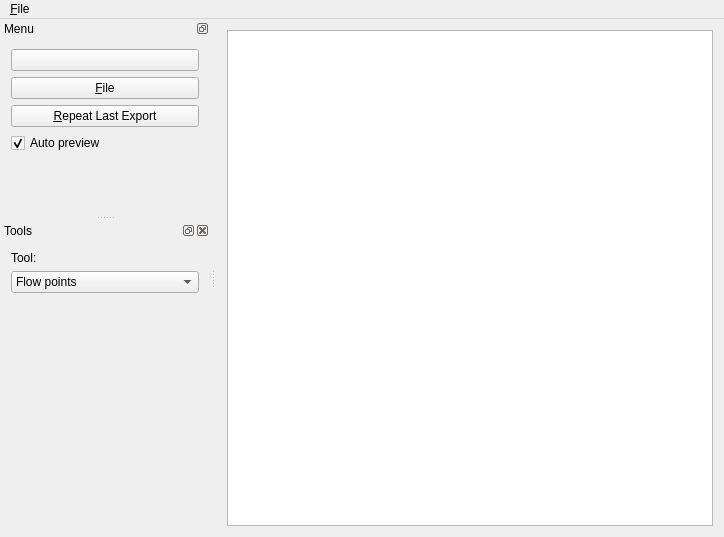
<?xml version="1.0" encoding="UTF-8"?>
<ui version="4.0">
 <class>FEMainWindow</class>
 <widget class="QMainWindow" name="FEMainWindow">
  <property name="geometry">
   <rect>
    <x>0</x>
    <y>0</y>
    <width>724</width>
    <height>537</height>
   </rect>
  </property>
  <property name="windowTitle">
   <string>Flow Editor (C) Stanislaw Adaszewski, 2012, http://algoholic.eu</string>
  </property>
  <widget class="QWidget" name="centralWidget">
   <layout class="QHBoxLayout" name="horizontalLayout" stretch="1">
    <item>
     <widget class="QGraphicsView" name="graphicsView">
      <property name="alignment">
       <set>Qt::AlignLeading|Qt::AlignLeft|Qt::AlignTop</set>
      </property>
     </widget>
    </item>
   </layout>
  </widget>
  <widget class="QMenuBar" name="menuBar">
   <property name="geometry">
    <rect>
     <x>0</x>
     <y>0</y>
     <width>724</width>
     <height>21</height>
    </rect>
   </property>
   <widget class="QMenu" name="menu_File">
    <property name="title">
     <string>&amp;File</string>
    </property>
    <widget class="QMenu" name="menuE_xport_flow_map">
     <property name="title">
      <string>E&amp;xport flow map</string>
     </property>
     <addaction name="action_Export_flow_map_fast"/>
     <addaction name="actionExport_flow_map_AKIMA"/>
     <addaction name="action_Export_flow_map"/>
    </widget>
    <widget class="QMenu" name="menu_New">
     <property name="title">
      <string>&amp;New</string>
     </property>
     <addaction name="action_Project"/>
     <addaction name="action_Flow_field"/>
     <addaction name="separator"/>
     <addaction name="action_Generate_grid"/>
     <addaction name="action_Generate_gradient_grid"/>
    </widget>
    <widget class="QMenu" name="menu_Load">
     <property name="title">
      <string>&amp;Load</string>
     </property>
     <addaction name="action_Load_image"/>
     <addaction name="action_Load_flow_field"/>
    </widget>
    <addaction name="menu_New"/>
    <addaction name="menu_Load"/>
    <addaction name="action_Save_flow_field"/>
    <addaction name="menuE_xport_flow_map"/>
    <addaction name="separator"/>
    <addaction name="action_Quit"/>
   </widget>
   <addaction name="menu_File"/>
  </widget>
  <widget class="QDockWidget" name="dockWidget">
   <property name="features">
    <set>QDockWidget::DockWidgetFloatable|QDockWidget::DockWidgetMovable</set>
   </property>
   <property name="windowTitle">
    <string>Menu</string>
   </property>
   <attribute name="dockWidgetArea">
    <number>1</number>
   </attribute>
   <widget class="QWidget" name="dockWidgetContents">
    <layout class="QVBoxLayout" name="verticalLayout_3">
     <item>
      <widget class="QPushButton" name="previewBtn">
       <property name="text">
        <string/>
       </property>
       <property name="checkable">
        <bool>true</bool>
       </property>
      </widget>
     </item>
     <item>
      <widget class="QPushButton" name="fileBtn">
       <property name="text">
        <string>&amp;File</string>
       </property>
      </widget>
     </item>
     <item>
      <widget class="QPushButton" name="expAndSwitchBtn">
       <property name="text">
        <string>&amp;Repeat Last Export</string>
       </property>
      </widget>
     </item>
     <item>
      <widget class="QCheckBox" name="autoGeneratePreview">
       <property name="text">
        <string>Auto preview</string>
       </property>
       <property name="checked">
        <bool>true</bool>
       </property>
      </widget>
     </item>
     <item>
      <spacer name="verticalSpacer">
       <property name="orientation">
        <enum>Qt::Vertical</enum>
       </property>
       <property name="sizeHint" stdset="0">
        <size>
         <width>20</width>
         <height>40</height>
        </size>
       </property>
      </spacer>
     </item>
    </layout>
   </widget>
  </widget>
  <widget class="QDockWidget" name="tools_dockWidget">
   <property name="windowTitle">
    <string>Tools</string>
   </property>
   <attribute name="dockWidgetArea">
    <number>1</number>
   </attribute>
   <widget class="QWidget" name="dockWidgetContents_2">
    <layout class="QVBoxLayout" name="verticalLayout_4">
     <item>
      <widget class="QLabel" name="label">
       <property name="text">
        <string>Tool:</string>
       </property>
      </widget>
     </item>
     <item>
      <widget class="QComboBox" name="tool_comboBox">
       <item>
        <property name="text">
         <string>Flow points</string>
        </property>
       </item>
       <item>
        <property name="text">
         <string>Gradient points</string>
        </property>
       </item>
       <item>
        <property name="text">
         <string>Flow brush</string>
        </property>
       </item>
       <item>
        <property name="text">
         <string>Gradient adjust</string>
        </property>
       </item>
       <item>
        <property name="text">
         <string>Eraser</string>
        </property>
       </item>
       <item>
        <property name="text">
         <string>Gradient brush</string>
        </property>
       </item>
       <item>
        <property name="text">
         <string>Mark passive</string>
        </property>
       </item>
       <item>
        <property name="text">
         <string>Add Bezier curve</string>
        </property>
       </item>
       <item>
        <property name="text">
         <string>Add Bezier point</string>
        </property>
       </item>
      </widget>
     </item>
     <item>
      <widget class="QStackedWidget" name="toolSettings_widget">
       <property name="sizePolicy">
        <sizepolicy hsizetype="Preferred" vsizetype="Preferred">
         <horstretch>0</horstretch>
         <verstretch>0</verstretch>
        </sizepolicy>
       </property>
       <property name="currentIndex">
        <number>8</number>
       </property>
       <widget class="QWidget" name="flowPoints_page"/>
       <widget class="QWidget" name="gradientPoints_page"/>
       <widget class="QWidget" name="flowBrush_page">
        <layout class="QFormLayout" name="formLayout_2">
         <property name="fieldGrowthPolicy">
          <enum>QFormLayout::AllNonFixedFieldsGrow</enum>
         </property>
         <item row="0" column="0">
          <widget class="QLabel" name="label_6">
           <property name="text">
            <string>Direction:</string>
           </property>
          </widget>
         </item>
         <item row="0" column="1">
          <widget class="QDial" name="flowBrush_dial">
           <property name="maximum">
            <number>359</number>
           </property>
           <property name="value">
            <number>180</number>
           </property>
           <property name="sliderPosition">
            <number>180</number>
           </property>
           <property name="invertedAppearance">
            <bool>true</bool>
           </property>
           <property name="invertedControls">
            <bool>false</bool>
           </property>
           <property name="wrapping">
            <bool>true</bool>
           </property>
           <property name="notchTarget">
            <double>3.700000000000000</double>
           </property>
           <property name="notchesVisible">
            <bool>true</bool>
           </property>
          </widget>
         </item>
         <item row="1" column="0">
          <widget class="QLabel" name="label_9">
           <property name="text">
            <string>Size:</string>
           </property>
          </widget>
         </item>
         <item row="1" column="1">
          <widget class="QSpinBox" name="flowBrush_size">
           <property name="maximum">
            <number>255</number>
           </property>
           <property name="value">
            <number>100</number>
           </property>
          </widget>
         </item>
         <item row="2" column="0">
          <widget class="QLabel" name="label_7">
           <property name="text">
            <string>Magnitude:</string>
           </property>
          </widget>
         </item>
         <item row="2" column="1">
          <widget class="QSpinBox" name="flowBrush_magnitude">
           <property name="maximum">
            <number>100</number>
           </property>
           <property name="value">
            <number>100</number>
           </property>
          </widget>
         </item>
         <item row="3" column="0">
          <widget class="QLabel" name="label_8">
           <property name="text">
            <string>Strength:</string>
           </property>
          </widget>
         </item>
         <item row="3" column="1">
          <widget class="QSpinBox" name="flowBrush_strength">
           <property name="maximum">
            <number>100</number>
           </property>
           <property name="value">
            <number>10</number>
           </property>
          </widget>
         </item>
        </layout>
       </widget>
       <widget class="QWidget" name="gradientCloning_page">
        <layout class="QFormLayout" name="formLayout">
         <property name="fieldGrowthPolicy">
          <enum>QFormLayout::AllNonFixedFieldsGrow</enum>
         </property>
         <item row="0" column="0">
          <widget class="QLabel" name="label_2">
           <property name="text">
            <string>Change:</string>
           </property>
          </widget>
         </item>
         <item row="0" column="1">
          <widget class="QComboBox" name="gradClone_change_comboBox">
           <item>
            <property name="text">
             <string>Absolute</string>
            </property>
           </item>
           <item>
            <property name="text">
             <string>Relative</string>
            </property>
           </item>
          </widget>
         </item>
         <item row="1" column="0">
          <widget class="QLabel" name="label_3">
           <property name="text">
            <string>Red:</string>
           </property>
          </widget>
         </item>
         <item row="1" column="1">
          <widget class="QSpinBox" name="gradClone_red_spinBox">
           <property name="minimum">
            <number>-255</number>
           </property>
           <property name="maximum">
            <number>255</number>
           </property>
          </widget>
         </item>
         <item row="2" column="0">
          <widget class="QLabel" name="label_4">
           <property name="text">
            <string>Green:</string>
           </property>
          </widget>
         </item>
         <item row="2" column="1">
          <widget class="QSpinBox" name="gradClone_green_spinBox">
           <property name="minimum">
            <number>-255</number>
           </property>
           <property name="maximum">
            <number>255</number>
           </property>
          </widget>
         </item>
         <item row="3" column="0">
          <widget class="QLabel" name="label_5">
           <property name="text">
            <string>Blue:</string>
           </property>
          </widget>
         </item>
         <item row="3" column="1">
          <widget class="QSpinBox" name="gradClone_blue_spinBox">
           <property name="minimum">
            <number>-255</number>
           </property>
           <property name="maximum">
            <number>255</number>
           </property>
          </widget>
         </item>
         <item row="4" column="1">
          <widget class="QCheckBox" name="gradientAdjust_clone">
           <property name="text">
            <string>Clone</string>
           </property>
          </widget>
         </item>
        </layout>
       </widget>
       <widget class="QWidget" name="eraser_page">
        <layout class="QFormLayout" name="formLayout_3">
         <property name="fieldGrowthPolicy">
          <enum>QFormLayout::AllNonFixedFieldsGrow</enum>
         </property>
         <item row="0" column="0">
          <widget class="QLabel" name="label_10">
           <property name="text">
            <string>Size:</string>
           </property>
          </widget>
         </item>
         <item row="0" column="1">
          <widget class="QSpinBox" name="eraser_size">
           <property name="maximum">
            <number>255</number>
           </property>
           <property name="value">
            <number>100</number>
           </property>
          </widget>
         </item>
        </layout>
       </widget>
       <widget class="QWidget" name="gradientBrush_page">
        <layout class="QVBoxLayout" name="verticalLayout_2">
         <item>
          <layout class="QHBoxLayout" name="horizontalLayout_3">
           <item>
            <widget class="QLabel" name="label_11">
             <property name="sizePolicy">
              <sizepolicy hsizetype="Expanding" vsizetype="Preferred">
               <horstretch>0</horstretch>
               <verstretch>0</verstretch>
              </sizepolicy>
             </property>
             <property name="text">
              <string>Size:</string>
             </property>
            </widget>
           </item>
           <item>
            <widget class="QSpinBox" name="gradientBrush_size">
             <property name="sizePolicy">
              <sizepolicy hsizetype="Expanding" vsizetype="Fixed">
               <horstretch>0</horstretch>
               <verstretch>0</verstretch>
              </sizepolicy>
             </property>
             <property name="maximum">
              <number>255</number>
             </property>
             <property name="value">
              <number>10</number>
             </property>
            </widget>
           </item>
          </layout>
         </item>
         <item>
          <layout class="QHBoxLayout" name="horizontalLayout_2">
           <item>
            <widget class="QLabel" name="label_12">
             <property name="sizePolicy">
              <sizepolicy hsizetype="Expanding" vsizetype="Preferred">
               <horstretch>0</horstretch>
               <verstretch>0</verstretch>
              </sizepolicy>
             </property>
             <property name="text">
              <string>Color:</string>
             </property>
            </widget>
           </item>
           <item>
            <widget class="QToolButton" name="gradientBrush_color">
             <property name="sizePolicy">
              <sizepolicy hsizetype="Expanding" vsizetype="Fixed">
               <horstretch>0</horstretch>
               <verstretch>0</verstretch>
              </sizepolicy>
             </property>
             <property name="text">
              <string/>
             </property>
            </widget>
           </item>
          </layout>
         </item>
         <item>
          <spacer name="verticalSpacer_2">
           <property name="orientation">
            <enum>Qt::Vertical</enum>
           </property>
           <property name="sizeHint" stdset="0">
            <size>
             <width>20</width>
             <height>40</height>
            </size>
           </property>
          </spacer>
         </item>
        </layout>
       </widget>
       <widget class="QWidget" name="markPassive_page">
        <layout class="QFormLayout" name="formLayout_4">
         <property name="fieldGrowthPolicy">
          <enum>QFormLayout::AllNonFixedFieldsGrow</enum>
         </property>
         <item row="0" column="0">
          <widget class="QLabel" name="label_13">
           <property name="text">
            <string>Size:</string>
           </property>
          </widget>
         </item>
         <item row="0" column="1">
          <widget class="QSpinBox" name="markPassive_size">
           <property name="maximum">
            <number>255</number>
           </property>
           <property name="value">
            <number>10</number>
           </property>
          </widget>
         </item>
         <item row="1" column="0">
          <widget class="QLabel" name="label_14">
           <property name="text">
            <string>Mode:</string>
           </property>
          </widget>
         </item>
         <item row="1" column="1">
          <widget class="QComboBox" name="markPassive_mode">
           <item>
            <property name="text">
             <string>Set passive</string>
            </property>
           </item>
           <item>
            <property name="text">
             <string>Set active</string>
            </property>
           </item>
           <item>
            <property name="text">
             <string>Flip</string>
            </property>
           </item>
          </widget>
         </item>
        </layout>
       </widget>
       <widget class="QWidget" name="addBezierCurve_page"/>
       <widget class="QWidget" name="addBezierPoint_page"/>
      </widget>
     </item>
    </layout>
   </widget>
  </widget>
  <action name="action_Load_image">
   <property name="text">
    <string>&amp;Load image</string>
   </property>
  </action>
  <action name="action_Load_flow_field">
   <property name="text">
    <string>Load &amp;flow field</string>
   </property>
  </action>
  <action name="action_Save_flow_field">
   <property name="text">
    <string>&amp;Save flow field</string>
   </property>
  </action>
  <action name="action_Export_flow_map">
   <property name="text">
    <string>Natural Neighbor Interpolation</string>
   </property>
  </action>
  <action name="action_Quit">
   <property name="text">
    <string>&amp;Quit</string>
   </property>
  </action>
  <action name="action_Export_flow_map_fast">
   <property name="text">
    <string>Linear Interpolation</string>
   </property>
  </action>
  <action name="actionExport_flow_map_AKIMA">
   <property name="text">
    <string>Cubic Interpolation</string>
   </property>
  </action>
  <action name="action_Generate_grid">
   <property name="text">
    <string>&amp;Generate flow grid</string>
   </property>
  </action>
  <action name="action_Flow_field">
   <property name="text">
    <string>&amp;Flow field</string>
   </property>
  </action>
  <action name="action_Project">
   <property name="text">
    <string>&amp;Project</string>
   </property>
  </action>
  <action name="action_Generate_gradient_grid">
   <property name="text">
    <string>Generate g&amp;radient grid</string>
   </property>
  </action>
 </widget>
 <layoutdefault spacing="6" margin="11"/>
 <resources/>
 <connections>
  <connection>
   <sender>tool_comboBox</sender>
   <signal>currentIndexChanged(int)</signal>
   <receiver>toolSettings_widget</receiver>
   <slot>setCurrentIndex(int)</slot>
   <hints>
    <hint type="sourcelabel">
     <x>153</x>
     <y>149</y>
    </hint>
    <hint type="destinationlabel">
     <x>153</x>
     <y>224</y>
    </hint>
   </hints>
  </connection>
 </connections>
</ui>
